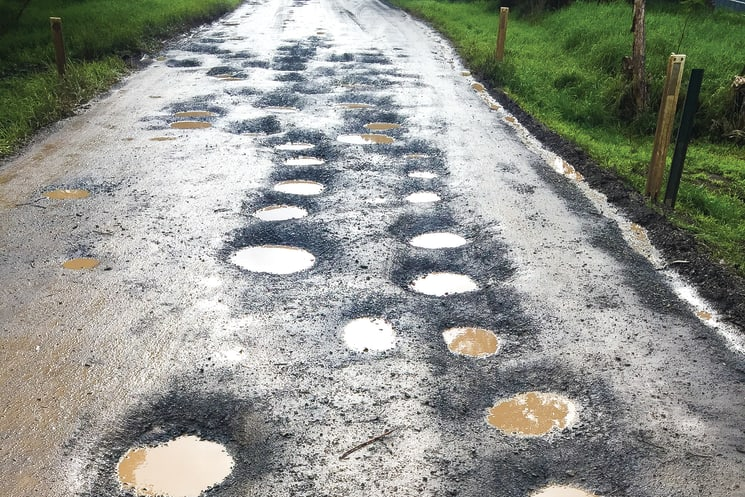
#> input picture testimage.jpg, 745 x 497 px
$ jupyter execute --allow-errors predictionpotholes.ipynb
#> lines starting #> are read from the running program, lines starting #| are printed output that depends on the picture
[cell 1]
import cv2
import numpy as np
import os
import yaml
from yaml.loader import SafeLoader

[cell 2]
# load yaml file
with open('data.yaml', mode='r') as f:
    data_yaml=yaml.load(f,Loader=SafeLoader)

labels=data_yaml['names']

print(labels)

#> (a cell that did not finish here is left out)

[cell 4]
img=cv2.imread('./testimage.jpg')
#> img is the input picture: shape (497, 745, 3); mean B, G, R 141, 148.6, 145.7
image=img.copy()


# cv2.imshow("image", image)
# cv2.waitKey(0)
# cv2.destroyAllWindows()

[cell 5]
row, col, d= image.shape
#> row = 497; col = 745; d = 3

[cell 6]
max_rc=max(row, col)
#> max_rc = 745
input_img=np.zeros((max_rc, max_rc,3), dtype=np.uint8)

[cell 7]
input_img[0:row, 0:col]=image
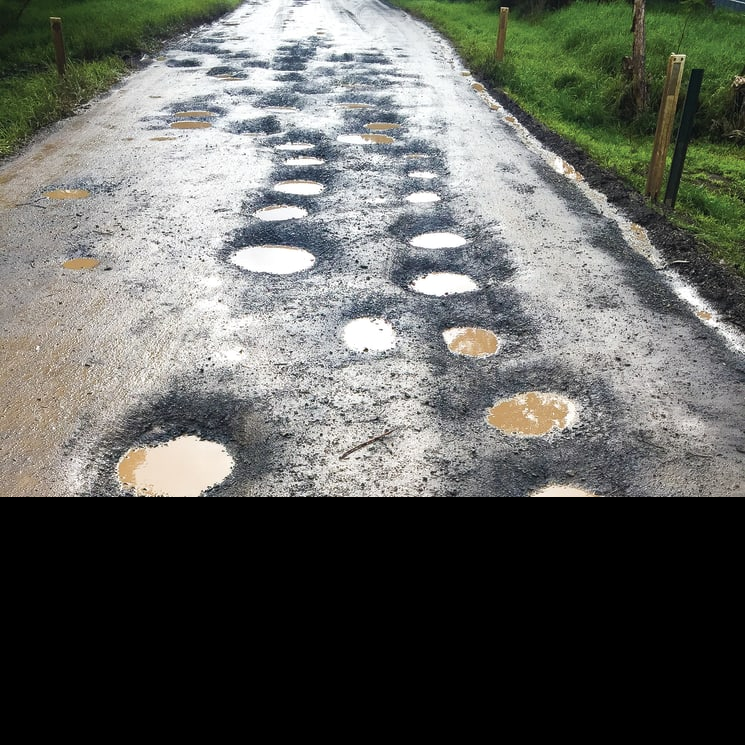
#> input_img: shape (745, 745, 3); mean B, G, R 94.1, 99.1, 97.2


input_width_yolo=640
input_heigth_yolo=640

blob=cv2.dnn.blobFromImage(input_img,1/255,(input_width_yolo, input_heigth_yolo),swapRB=True, crop=False)


#> (the rest of this cell did not finish here and is left out)

#> (a cell that did not finish here is left out)

#> (a cell that did not finish here is left out)

#> (a cell that did not finish here is left out)

[cell 11]
img_w, img_h= input_img.shape[:2]
#> img_w = 745; img_h = 745

[cell 12]
xfactor=img_w/input_width_yolo
#> xfactor = 1.16
yfactor=img_h/input_heigth_yolo
#> yfactor = 1.16


$ run again, with testimg.webp saved as testimage.jpg
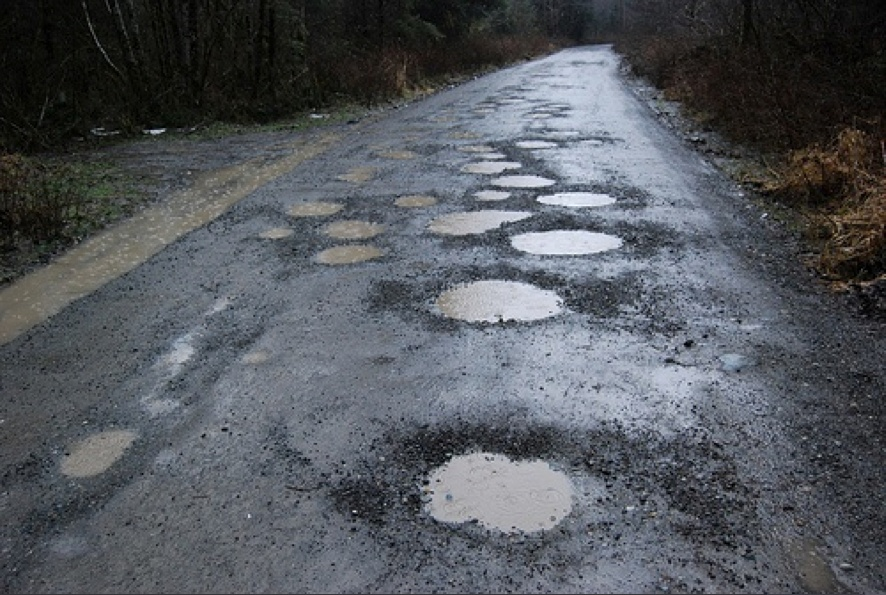
#> input picture testimg.webp, 886 x 595 px
#> img is the input picture: shape (595, 886, 3); mean B, G, R 92.8, 87.3, 83.5
#> `input_img[0:row, 0:col]=image`:
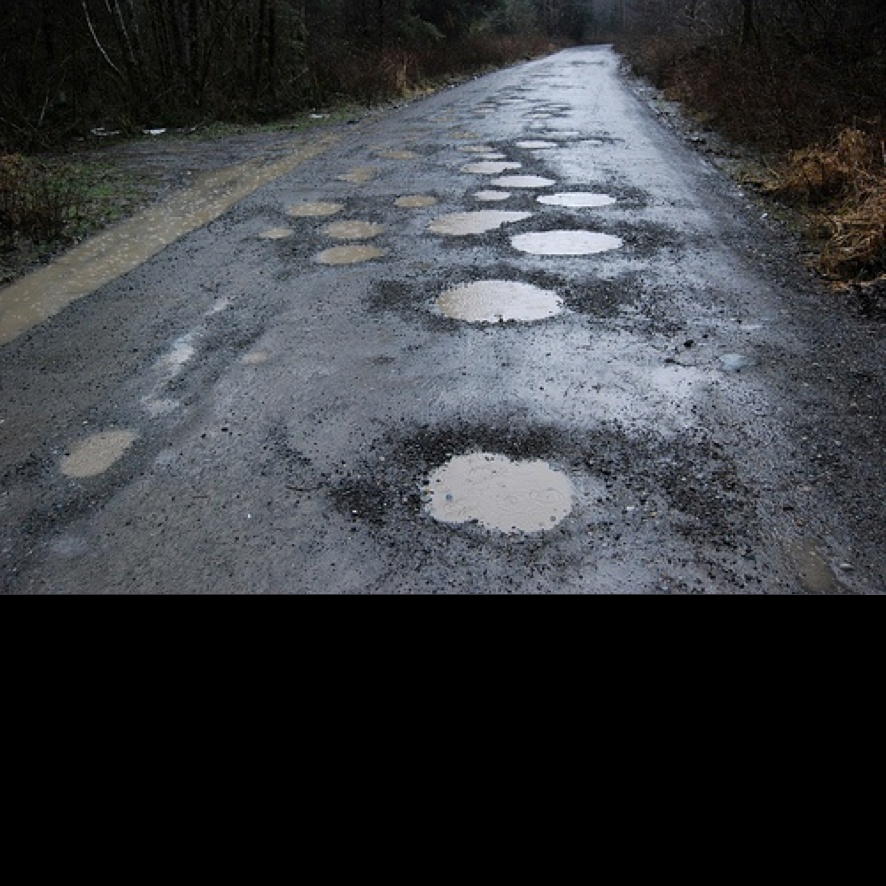
#> input_img: shape (886, 886, 3); mean B, G, R 62.3, 58.6, 56.1
